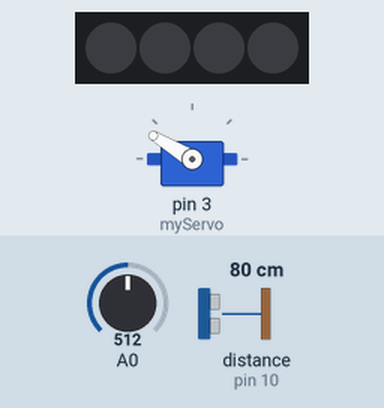
The sketch below on a simulated Arduino Uno, built with avr-gcc and run on an emulated ATmega328P. Parts: 4 RGB LEDs in strip order, left to right, servo. Wiring (inferred from the names in the program): ultrasonic range finder: trigger pin 9; echo pin 10. The inputs (shaded band) are chosen by the test bench; at power-on: distance to the obstacle (sensor on pin 10) 80 cm, A0 = 512. The echo pulse lasts 58.3 µs per cm; dim RGB values are drawn brighter than linear; what the sketch prints to the serial monitor is not drawn.

Above: at 2.6 s.
2.7 s: distance to the obstacle (sensor on pin 10) set to 9 cm
At 3.2 s:
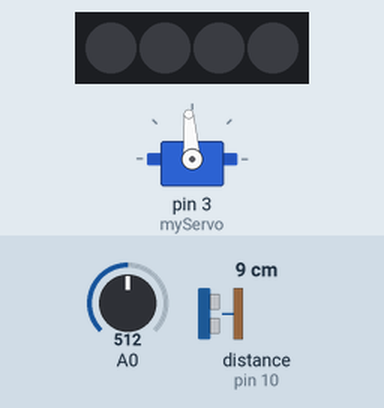
At 4.12 s:
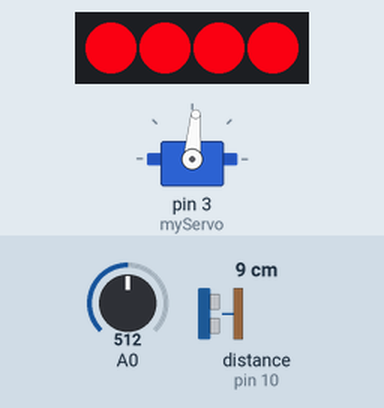
6.3 s: distance to the obstacle (sensor on pin 10) set to 35 cm
At 7.78 s:
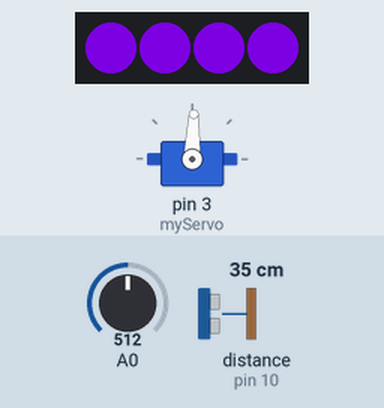
10.0 s: A0 set to 306
15.7 s: distance to the obstacle (sensor on pin 10) set to 18 cm
At 17.27 s:
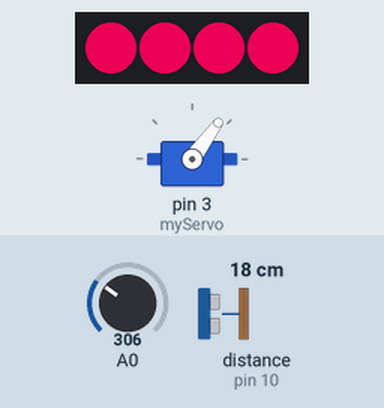
21.4 s: A0 set to 1012
27.1 s: A0 set to 1023
Timing chart, 0 to 80.3 s (numbered marks = the images above; inputs shaded):
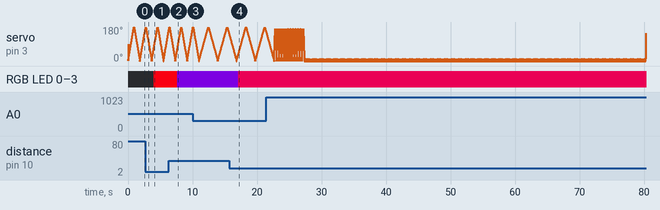

Measured:
- after the input at 2.7 s, RGB LED 0–3: off → RGB(238, 0, 17) after 1.3 s
- after the input at 6.3 s, RGB LED 0–3: RGB(238, 0, 17) → RGB(90, 0, 164) after 1.3 s
- after the input at 15.7 s, RGB LED 0–3: RGB(90, 0, 164) → RGB(187, 0, 68) after 1.4 s

The sketch:

lab3pt1.ino
```cpp
//use the library manager to install the library first
//include the library
#include <Adafruit_NeoPixel.h>
#ifdef __AVR__
  #include <avr/power.h>
#endif
//define the digital pin that the LED strip is connected to
#define PIN 6
//the first parameter is the number of LEDs you have - change for your strip
Adafruit_NeoPixel strip = Adafruit_NeoPixel(4, PIN, NEO_GRB + NEO_KHZ800);
// neopixel color variables (RGB)
int rVal;
int bVal;

// variables for ultrasonic sensor pins
const int trigPin = 9;
const int echoPin = 10;
// desired range of ultrasonic sensor detection
int minDistance = 5;
int maxDistance = 50;
// time it takes for sound to travel from the sensor to an object and back
long duration;
// distance of object from sensor
int distance;

// https://docs.arduino.cc/learn/electronics/servo-motors
// include Servo library
#include <Servo.h>
// create Servo object
Servo myServo;

void setup() {
  // neopixel setup
  strip.begin();
  strip.show();
  // ultrasonic sensor setup
  pinMode(trigPin, OUTPUT);
  pinMode(6, OUTPUT);
  pinMode(echoPin, INPUT);
  // potentiometer setup
  pinMode(A0, INPUT);
  // servo setup
  myServo.attach(3);
  // initialize serial moniter
  Serial.begin(9600);
}

void loop() {
  // https://create.arduino.cc/projecthub/abdularbi17/ultrasonic-sensor-hc-sr04-with-arduino-tutorial-327ff6
  // https://www.youtube.com/watch?v=ZejQOX69K5M
  // ensure trigPin is clear
  digitalWrite(trigPin, LOW);
  delayMicroseconds(2);

  // generate ultrasound wave from trigPin
  digitalWrite(trigPin, HIGH);
  delayMicroseconds(10);
  digitalWrite(trigPin, LOW);

  // read duration of echo from echoPin
  duration = pulseIn(echoPin, HIGH);
  // distance is the duration multiplied by velocity of sound waves
    // divided by 2 because it is an echo (derived from s=v*t)
  distance = duration * 0.034/2;

  // check values in serial monitor
  Serial.print("Distance: ");
  Serial.println(distance);

  // map R val to ultrasonic sensor
  rVal = map(distance, maxDistance, minDistance, 0, 255);
  // map B val to ultrasonic sensor
  bVal = map(distance, minDistance, maxDistance, 0, 255);

  // check if object is within range
  if( (distance >= minDistance) && (distance <= maxDistance) ) {
    Serial.println("OBSTACLE WITHIN RANGE");
    //iterate through the LED strip to set the color then show
    for(uint16_t i=0; i<strip.numPixels(); i++) {
        strip.setPixelColor(i, rVal, 0, bVal);
        strip.show();
     }
  }

  // get potentiometer value
  int potentVal = analogRead(A0);
  Serial.print("Potentiometer: ");
  Serial.println(potentVal);

  // https://www.tinkercad.com/things/5i8kxJ67uJR-copy-of-arduino-uno-tutorial-3-servo-motor-project/editel?tenant=circuits
  // map servo motor speed to potentiometer
  int servoSpeed = map(potentVal, 0, 1023, 10, 0);

  for (int servoPos = 0; servoPos <= 179; servoPos += 1) {
    myServo.write(servoPos);
    delay(servoSpeed);
  }
  for (int servoPos = 179; servoPos >= 0; servoPos -= 1) {
    myServo.write(servoPos);
    delay(servoSpeed);
  }


}
```
